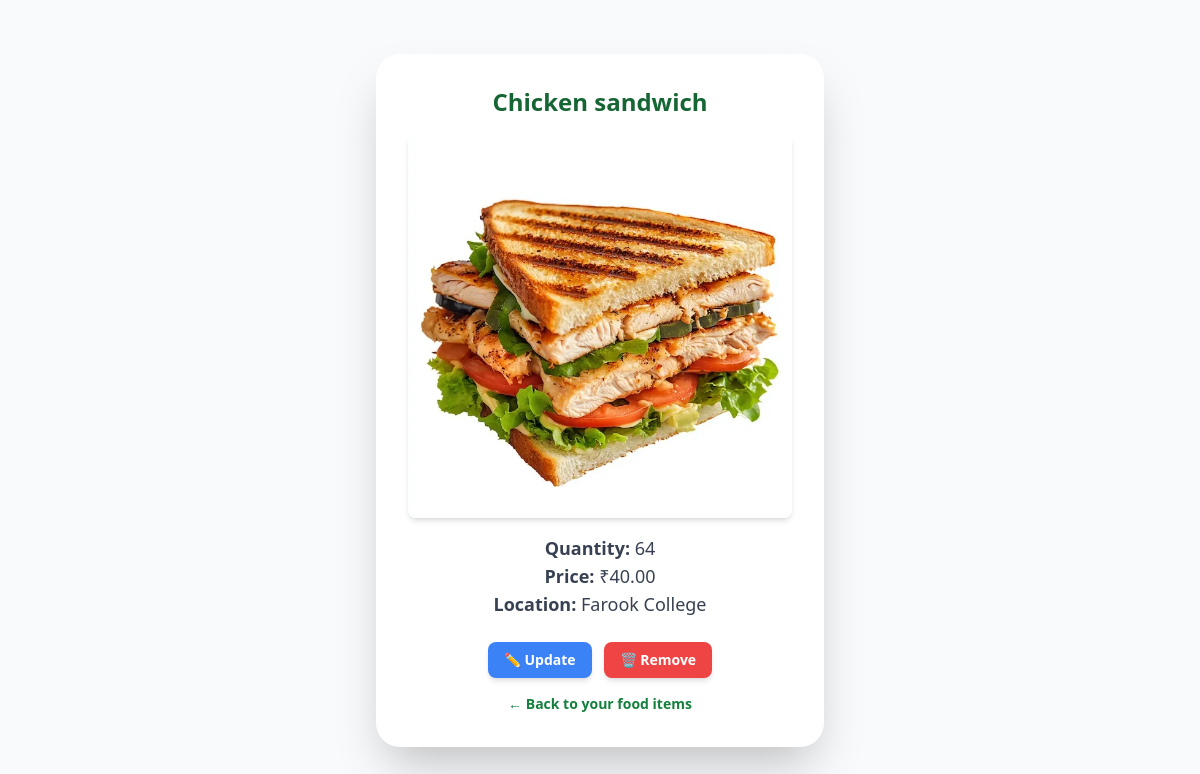
The page /food/26/ (signed in) on the database as committed earlier.
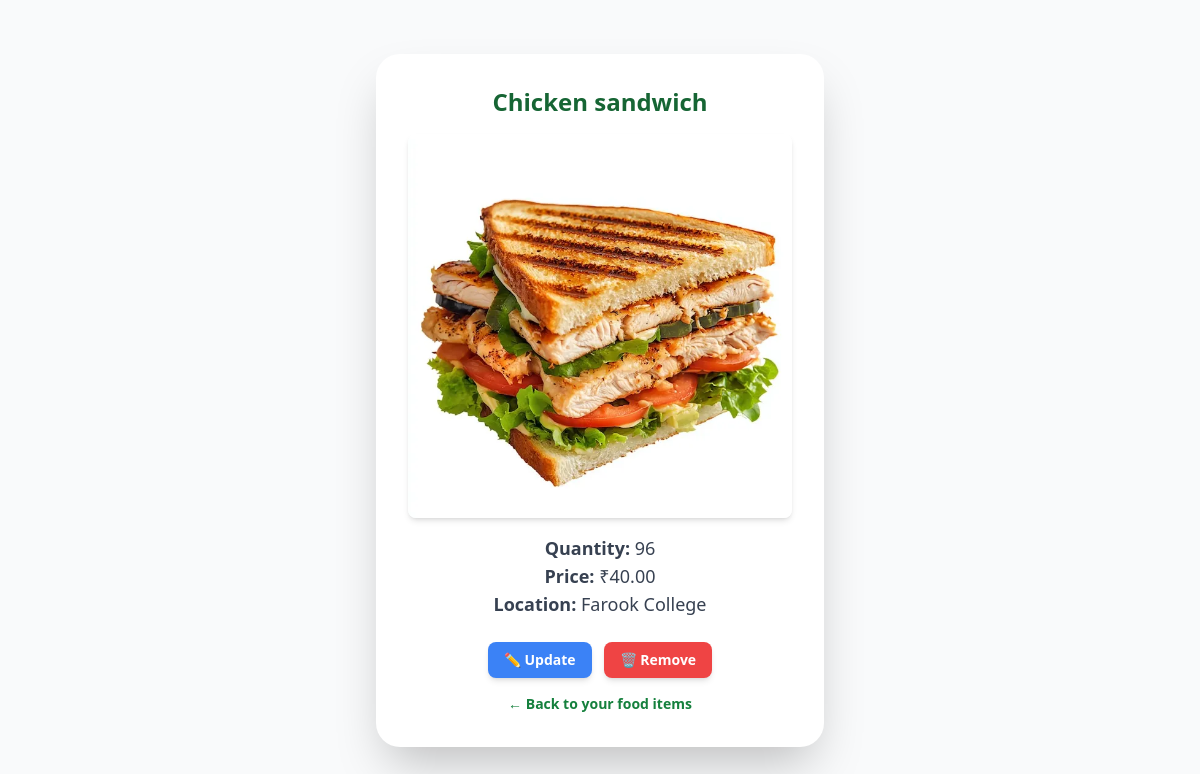
The same page on the database as committed later.
### food/models.py (models this page shows, shortened)
class FoodItem(models.Model):
    seller = models.ForeignKey(settings.AUTH_USER_MODEL, on_delete=models.CASCADE)
    Item_name = models.CharField(max_length=255)
    quantity = models.IntegerField()
    price = models.DecimalField(max_digits=6, decimal_places=2)
    location = models.CharField(max_length=250)
    photo = models.ImageField(upload_to='uploads/', blank=True, null=True)
    created_at = models.DateTimeField(auto_now_add=True)

### food/views.py (the view)
# urls.py: path('<int:food_id>/', food_detail, name='food_detail'),
@login_required
@user_passes_test(is_seller, login_url='users:login', redirect_field_name=None)
def food_detail(request, food_id):
    food_item = get_object_or_404(FoodItem, id=food_id, seller=request.user)
    return render(request, 'food/food_detail.html', {'food_item': food_item})

### food/views.py (called while the page is built)
def is_seller(user):
    return user.is_authenticated and user.role == 'seller'

### food/templates/food/food_detail.html
{% extends 'base.html' %}
{% load static %}
{% block content %}
<div class="flex justify-center items-center min-h-screen bg-gray-50">
    <div class="bg-white p-6 md:p-8 rounded-3xl shadow-2xl w-full max-w-md text-center">
        <h2 class="text-2xl font-bold text-green-800 mb-4">{{ food_item.Item_name }}</h2>
        {% if food_item.photo %}
            <img src="{{ food_item.photo.url }}"
                 alt="{{ food_item.Item_name }}"
                 class="w-full h-1/4 object-cover rounded-lg shadow-md mb-4">
        {% else %}
            <p class="text-gray-500 italic mb-4">No image available.</p>
        {% endif %}
        <p class="text-lg text-gray-700"><strong>Quantity:</strong> {{ food_item.quantity }}</p>
        <p class="text-lg text-gray-700"><strong>Price:</strong> ₹{{ food_item.price }}</p>
        <p class="text-lg text-gray-700"><strong>Location:</strong> {{ food_item.location }}</p>
        <div class="mt-6 flex justify-center gap-3">
            <a href="{% url 'food:update_food' food_item.id %}"
               class="px-4 py-2 bg-blue-500 text-white text-sm font-semibold rounded-lg shadow-md hover:bg-blue-600 transition">
               ✏️ Update
            </a>
            <a href="{% url 'food:delete_food' food_item.id %}"
               onclick="return confirm('Are you sure you want to remove this item?');"
               class="px-4 py-2 bg-red-500 text-white text-sm font-semibold rounded-lg shadow-md hover:bg-red-600 transition">
               🗑️ Remove
            </a>
        </div>
        <a href="{% url 'food:food_list' %}"
           class="mt-4 inline-block text-green-700 font-semibold text-sm hover:text-green-900 transition">
           ← Back to your food items
        </a>
    </div>
</div>
{% endblock %}

Rows that differ between the two databases and show on the page:
changed FoodItem "Chicken sandwich": quantity "64" → "96"
